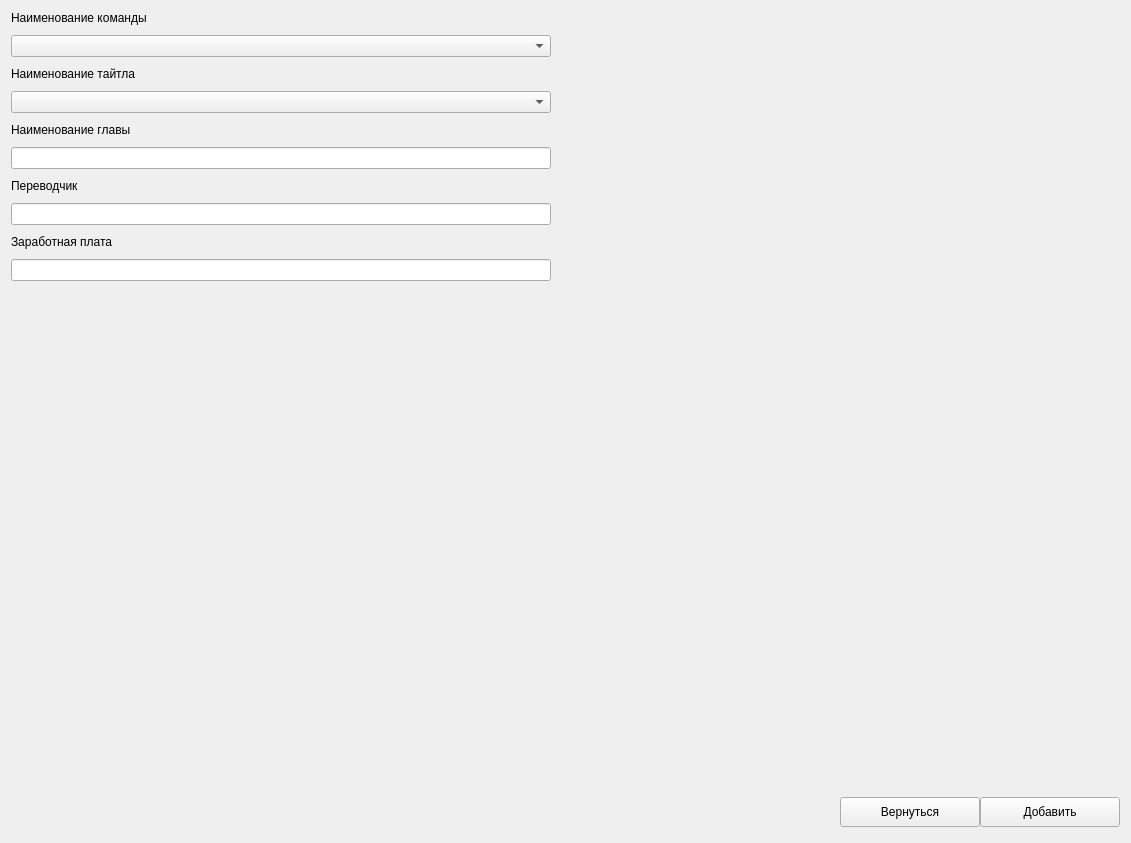
          <widget class="QWidget" name="pageAddIncome">
           <layout class="QGridLayout" name="gridLayout_18">
            <item row="0" column="0">
             <layout class="QVBoxLayout" name="verticalLayout_17">
              <property name="spacing">
               <number>10</number>
              </property>
              <item>
               <widget class="QLabel" name="label_45">
                <property name="text">
                 <string>Наименование команды</string>
                </property>
               </widget>
              </item>
              <item>
               <widget class="QComboBox" name="crewAddComboBox"/>
              </item>
              <item>
               <widget class="QLabel" name="label_46">
                <property name="text">
                 <string>Наименование тайтла</string>
                </property>
               </widget>
              </item>
              <item>
               <widget class="QComboBox" name="titleAddComboBox"/>
              </item>
              <item>
               <widget class="QLabel" name="label_47">
                <property name="text">
                 <string>Наименование главы</string>
                </property>
               </widget>
              </item>
              <item>
               <widget class="QLineEdit" name="nameChapterAddIncome"/>
              </item>
              <item>
               <widget class="QLabel" name="label_48">
                <property name="text">
                 <string>Переводчик</string>
                </property>
               </widget>
              </item>
              <item>
               <widget class="QLineEdit" name="translatorAddIncome"/>
              </item>
              <item>
               <widget class="QLabel" name="label_49">
                <property name="text">
                 <string>Заработная плата</string>
                </property>
               </widget>
              </item>
              <item>
               <widget class="QLineEdit" name="salaryAddIncome"/>
              </item>
             </layout>
            </item>
            <item row="0" column="1">
             <spacer name="horizontalSpacer_20">
              <property name="orientation">
               <enum>Qt::Horizontal</enum>
              </property>
              <property name="sizeHint" stdset="0">
               <size>
                <width>563</width>
                <height>20</height>
               </size>
              </property>
             </spacer>
            </item>
            <item row="1" column="0">
             <spacer name="verticalSpacer_16">
              <property name="orientation">
               <enum>Qt::Vertical</enum>
              </property>
              <property name="sizeType">
               <enum>QSizePolicy::Expanding</enum>
              </property>
              <property name="sizeHint" stdset="0">
               <size>
                <width>540</width>
                <height>505</height>
               </size>
              </property>
             </spacer>
            </item>
            <item row="2" column="0" colspan="2">
             <widget class="QWidget" name="widget_10" native="true">
              <property name="sizePolicy">
               <sizepolicy hsizetype="Expanding" vsizetype="Expanding">
                <horstretch>0</horstretch>
                <verstretch>0</verstretch>
               </sizepolicy>
              </property>
              <property name="minimumSize">
               <size>
                <width>0</width>
                <height>40</height>
               </size>
              </property>
              <property name="maximumSize">
               <size>
                <width>16777215</width>
                <height>40</height>
               </size>
              </property>
              <layout class="QHBoxLayout" name="horizontalLayout_12">
               <property name="spacing">
                <number>0</number>
               </property>
               <property name="leftMargin">
                <number>0</number>
               </property>
               <property name="topMargin">
                <number>0</number>
               </property>
               <property name="rightMargin">
                <number>0</number>
               </property>
               <property name="bottomMargin">
                <number>0</number>
               </property>
               <item>
                <spacer name="horizontalSpacer_19">
                 <property name="orientation">
                  <enum>Qt::Horizontal</enum>
                 </property>
                 <property name="sizeHint" stdset="0">
                  <size>
                   <width>809</width>
                   <height>20</height>
                  </size>
                 </property>
                </spacer>
               </item>
               <item>
                <widget class="QPushButton" name="backAddIncome">
                 <property name="minimumSize">
                  <size>
                   <width>140</width>
                   <height>30</height>
                  </size>
                 </property>
                 <property name="maximumSize">
                  <size>
                   <width>140</width>
                   <height>30</height>
                  </size>
                 </property>
                 <property name="text">
                  <string>Вернуться</string>
                 </property>
                 <property name="icon">
                  <iconset resource="resource.qrc">
                   <normaloff>:/icon/icon/free-icon-back-2644908.png</normaloff>:/icon/icon/free-icon-back-2644908.png</iconset>
                 </property>
                 <property name="iconSize">
                  <size>
                   <width>20</width>
                   <height>20</height>
                  </size>
                 </property>
                </widget>
               </item>
               <item>
                <widget class="QPushButton" name="addIncomeBtn">
                 <property name="minimumSize">
                  <size>
                   <width>140</width>
                   <height>30</height>
                  </size>
                 </property>
                 <property name="maximumSize">
                  <size>
                   <width>140</width>
                   <height>30</height>
                  </size>
                 </property>
                 <property name="text">
                  <string>Добавить</string>
                 </property>
                 <property name="icon">
                  <iconset resource="resource.qrc">
                   <normaloff>:/icon/icon/free-icon-add-7222864.png</normaloff>:/icon/icon/free-icon-add-7222864.png</iconset>
                 </property>
                 <property name="iconSize">
                  <size>
                   <width>20</width>
                   <height>20</height>
                  </size>
                 </property>
                </widget>
               </item>
              </layout>
             </widget>
            </item>
           </layout>
          </widget>
